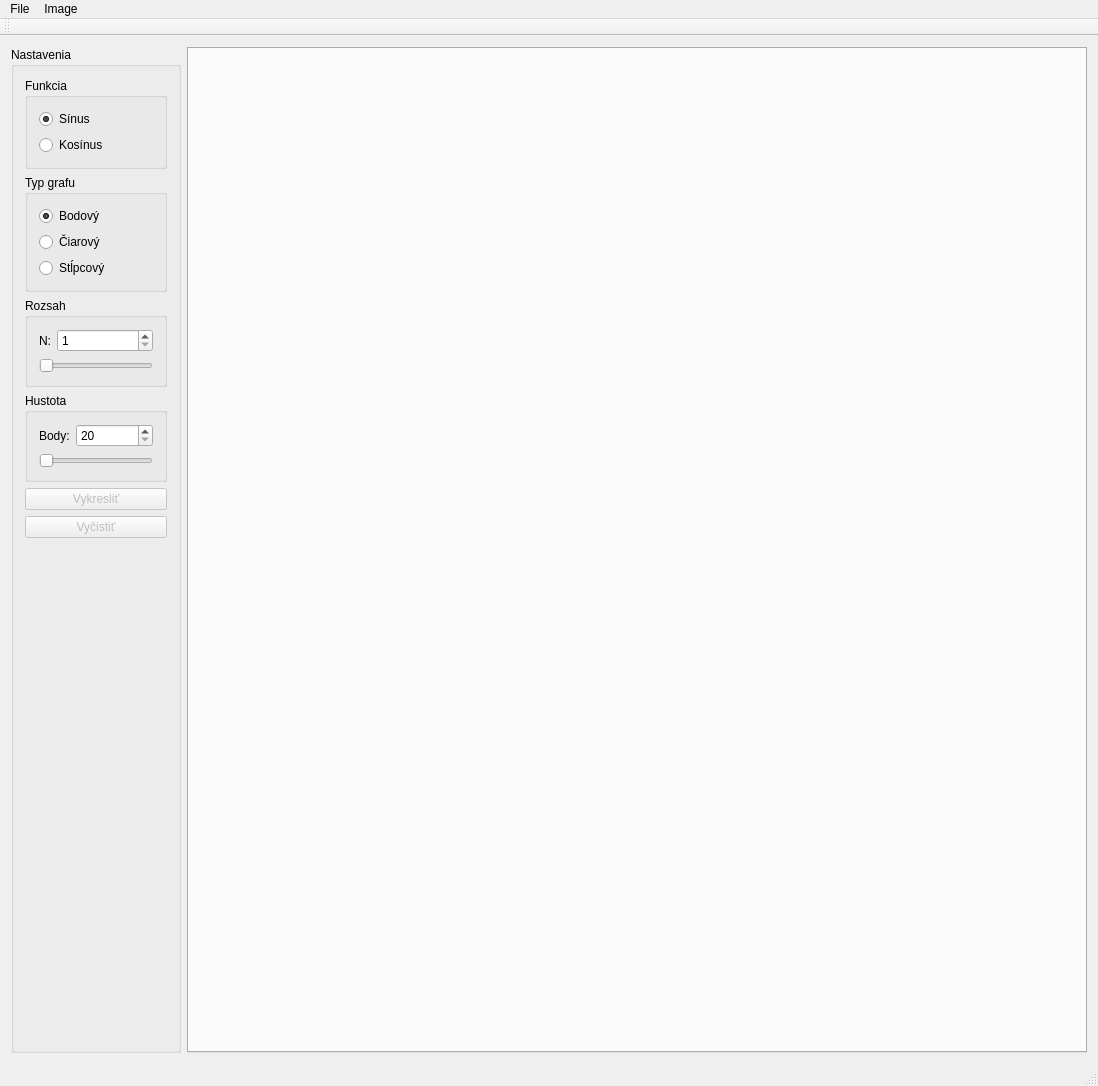
<?xml version="1.0" encoding="UTF-8"?>
<ui version="4.0">
 <class>ImageViewerClass</class>
 <widget class="QMainWindow" name="ImageViewerClass">
  <property name="geometry">
   <rect>
    <x>0</x>
    <y>0</y>
    <width>1098</width>
    <height>1086</height>
   </rect>
  </property>
  <property name="windowTitle">
   <string>ImageViewer</string>
  </property>
  <widget class="QWidget" name="centralWidget">
   <layout class="QHBoxLayout" name="horizontalLayout">
    <item>
     <widget class="QGroupBox" name="groupBox">
      <property name="minimumSize">
       <size>
        <width>50</width>
        <height>0</height>
       </size>
      </property>
      <property name="maximumSize">
       <size>
        <width>170</width>
        <height>16777215</height>
       </size>
      </property>
      <property name="title">
       <string>Nastavenia</string>
      </property>
      <layout class="QVBoxLayout" name="verticalLayout_4">
       <item>
        <widget class="QGroupBox" name="groupBox_5">
         <property name="title">
          <string>Funkcia</string>
         </property>
         <layout class="QVBoxLayout" name="verticalLayout_5">
          <item>
           <widget class="QRadioButton" name="ButtonSin">
            <property name="text">
             <string>Sínus</string>
            </property>
            <property name="checked">
             <bool>true</bool>
            </property>
           </widget>
          </item>
          <item>
           <widget class="QRadioButton" name="ButtonCos">
            <property name="text">
             <string>Kosínus</string>
            </property>
           </widget>
          </item>
         </layout>
        </widget>
       </item>
       <item>
        <widget class="QGroupBox" name="groupBox_4">
         <property name="title">
          <string>Typ grafu</string>
         </property>
         <layout class="QVBoxLayout" name="verticalLayout_3">
          <item>
           <widget class="QRadioButton" name="ButtonBod">
            <property name="text">
             <string>Bodový</string>
            </property>
            <property name="checked">
             <bool>true</bool>
            </property>
           </widget>
          </item>
          <item>
           <widget class="QRadioButton" name="ButtonCiar">
            <property name="text">
             <string>Čiarový</string>
            </property>
           </widget>
          </item>
          <item>
           <widget class="QRadioButton" name="ButtonStlp">
            <property name="text">
             <string>Stĺpcový</string>
            </property>
           </widget>
          </item>
         </layout>
        </widget>
       </item>
       <item>
        <widget class="QGroupBox" name="groupBox_2">
         <property name="title">
          <string>Rozsah</string>
         </property>
         <layout class="QVBoxLayout" name="verticalLayout">
          <item>
           <layout class="QFormLayout" name="formLayout">
            <item row="0" column="1">
             <widget class="QSpinBox" name="spinRozsah">
              <property name="readOnly">
               <bool>false</bool>
              </property>
              <property name="buttonSymbols">
               <enum>QAbstractSpinBox::UpDownArrows</enum>
              </property>
              <property name="minimum">
               <number>1</number>
              </property>
              <property name="maximum">
               <number>10</number>
              </property>
             </widget>
            </item>
            <item row="0" column="0">
             <widget class="QLabel" name="label">
              <property name="text">
               <string>N:</string>
              </property>
             </widget>
            </item>
           </layout>
          </item>
          <item>
           <widget class="QSlider" name="sliderRozsah">
            <property name="minimum">
             <number>1</number>
            </property>
            <property name="maximum">
             <number>10</number>
            </property>
            <property name="orientation">
             <enum>Qt::Horizontal</enum>
            </property>
           </widget>
          </item>
         </layout>
        </widget>
       </item>
       <item>
        <widget class="QGroupBox" name="groupBox_3">
         <property name="title">
          <string>Hustota</string>
         </property>
         <layout class="QVBoxLayout" name="verticalLayout_2">
          <item>
           <layout class="QFormLayout" name="formLayout_2">
            <item row="0" column="1">
             <widget class="QSpinBox" name="spinHustota">
              <property name="buttonSymbols">
               <enum>QAbstractSpinBox::UpDownArrows</enum>
              </property>
              <property name="minimum">
               <number>20</number>
              </property>
              <property name="maximum">
               <number>50</number>
              </property>
              <property name="singleStep">
               <number>2</number>
              </property>
              <property name="stepType">
               <enum>QAbstractSpinBox::DefaultStepType</enum>
              </property>
             </widget>
            </item>
            <item row="0" column="0">
             <widget class="QLabel" name="label_2">
              <property name="text">
               <string>Body:</string>
              </property>
             </widget>
            </item>
           </layout>
          </item>
          <item>
           <widget class="QSlider" name="sliderHustota">
            <property name="minimum">
             <number>20</number>
            </property>
            <property name="maximum">
             <number>50</number>
            </property>
            <property name="singleStep">
             <number>2</number>
            </property>
            <property name="orientation">
             <enum>Qt::Horizontal</enum>
            </property>
           </widget>
          </item>
         </layout>
        </widget>
       </item>
       <item>
        <widget class="QPushButton" name="ButtonVykreslit">
         <property name="enabled">
          <bool>false</bool>
         </property>
         <property name="text">
          <string>Vykresliť</string>
         </property>
        </widget>
       </item>
       <item>
        <widget class="QPushButton" name="ButtonVycistit">
         <property name="enabled">
          <bool>false</bool>
         </property>
         <property name="text">
          <string>Vyčistiť</string>
         </property>
        </widget>
       </item>
       <item>
        <spacer name="verticalSpacer">
         <property name="orientation">
          <enum>Qt::Vertical</enum>
         </property>
         <property name="sizeHint" stdset="0">
          <size>
           <width>20</width>
           <height>40</height>
          </size>
         </property>
        </spacer>
       </item>
      </layout>
     </widget>
    </item>
    <item>
     <widget class="QTabWidget" name="tabWidget">
      <property name="documentMode">
       <bool>false</bool>
      </property>
      <property name="tabsClosable">
       <bool>true</bool>
      </property>
      <property name="movable">
       <bool>true</bool>
      </property>
     </widget>
    </item>
   </layout>
  </widget>
  <widget class="QMenuBar" name="menuBar">
   <property name="geometry">
    <rect>
     <x>0</x>
     <y>0</y>
     <width>1098</width>
     <height>26</height>
    </rect>
   </property>
   <widget class="QMenu" name="menuFile">
    <property name="title">
     <string>File</string>
    </property>
    <addaction name="actionNew"/>
    <addaction name="actionOpen"/>
    <addaction name="actionSave_as"/>
   </widget>
   <widget class="QMenu" name="menuImage">
    <property name="title">
     <string>Image</string>
    </property>
    <addaction name="actionRename"/>
    <addaction name="actionClear"/>
   </widget>
   <addaction name="menuFile"/>
   <addaction name="menuImage"/>
  </widget>
  <widget class="QToolBar" name="mainToolBar">
   <attribute name="toolBarArea">
    <enum>TopToolBarArea</enum>
   </attribute>
   <attribute name="toolBarBreak">
    <bool>false</bool>
   </attribute>
  </widget>
  <widget class="QStatusBar" name="statusBar"/>
  <action name="actionNew">
   <property name="text">
    <string>New</string>
   </property>
  </action>
  <action name="actionOpen">
   <property name="text">
    <string>Open</string>
   </property>
  </action>
  <action name="actionSave_as">
   <property name="text">
    <string>Save as</string>
   </property>
  </action>
  <action name="actionRename">
   <property name="text">
    <string>Rename</string>
   </property>
  </action>
  <action name="actionClear">
   <property name="text">
    <string>Clear</string>
   </property>
  </action>
 </widget>
 <layoutdefault spacing="6" margin="11"/>
 <resources>
  <include location="ImageViewer.qrc"/>
 </resources>
 <connections/>
</ui>
